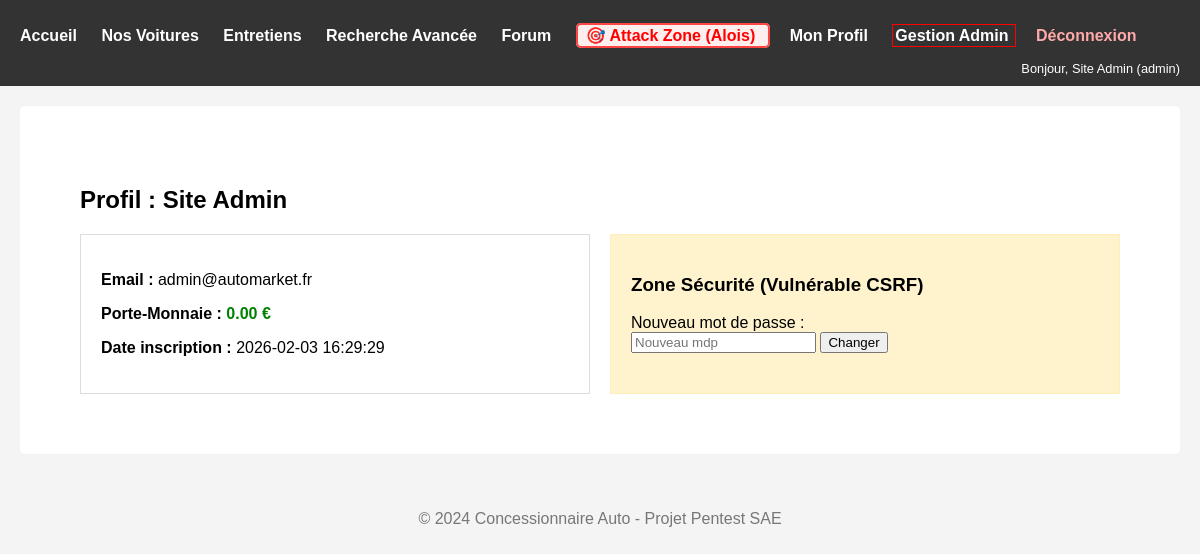
The page /index.php?page=profil (signed in) on the database its author committed.
### tables this page shows
CREATE TABLE IF NOT EXISTS Users (
    id_user INT PRIMARY KEY AUTO_INCREMENT,
    nom VARCHAR(50),
    prenom VARCHAR(50),
    email VARCHAR(100) UNIQUE NOT NULL,
    mdp VARCHAR(255) NOT NULL,
    role ENUM('client', 'premium', 'vendeur', 'admin') DEFAULT 'client',
    porte_monnaie DECIMAL(10, 2) DEFAULT 0.00,
    date_inscription DATETIME DEFAULT CURRENT_TIMESTAMP
);

### pages/profil.php (the view, shortened to what this page needs)
<?php
require_once 'includes/db_connect.php';
$id_to_show = isset($_GET['id']) ? $_GET['id'] : $_SESSION['user_id'];
$stmt = $pdo->prepare("SELECT * FROM Users WHERE id_user = ?");
$stmt->execute([$id_to_show]);
$u = $stmt->fetch();
?>
<div class="container">
    <h2>Profil : <?php echo htmlspecialchars($u['prenom'] . " " . $u['nom']); ?></h2>
    <div style="display: flex; gap: 20px;">
        <div style="flex: 1; border: 1px solid #ddd; padding: 20px; background: white;">
            <p><strong>Email :</strong> <?php echo htmlspecialchars($u['email']); ?></p>
            <p><strong>Porte-Monnaie :</strong> <span
                    style="color: green; font-weight: bold;"><?php echo $u['porte_monnaie']; ?> €</span></p>
            <p><strong>Date inscription :</strong> <?php echo $u['date_inscription']; ?></p>
        </div>
        <?php if ($u['id_user'] == $_SESSION['user_id']): ?>
            <div style="flex: 1; background: #fff3cd; padding: 20px; border: 1px solid #ffeeba;">
                <h3>Zone Sécurité (Vulnérable CSRF)</h3>
                <form method="POST" action="index.php?page=profil">
                    <label>Nouveau mot de passe :</label><br>
                    <input type="password" name="new_password" placeholder="Nouveau mdp">
                    <button type="submit">Changer</button>
                </form>
            </div>
        <?php endif; ?>
    </div>
</div>

### css/style.css (style rules this page uses)
body { font-family: sans-serif; margin: 0; padding: 0; background-color: #f4f4f4; }
.container { padding: 20px; background: white; margin: 20px; border-radius: 5px; }

### rows shown on the page
users: prenom+nom "Site Admin", email "admin@automarket.fr", porte_monnaie "0.00", date_inscription "2026-02-03 16:29:29"

### other values the page prints
$_SESSION['username'] "Site Admin"
$_SESSION['role'] "admin"
